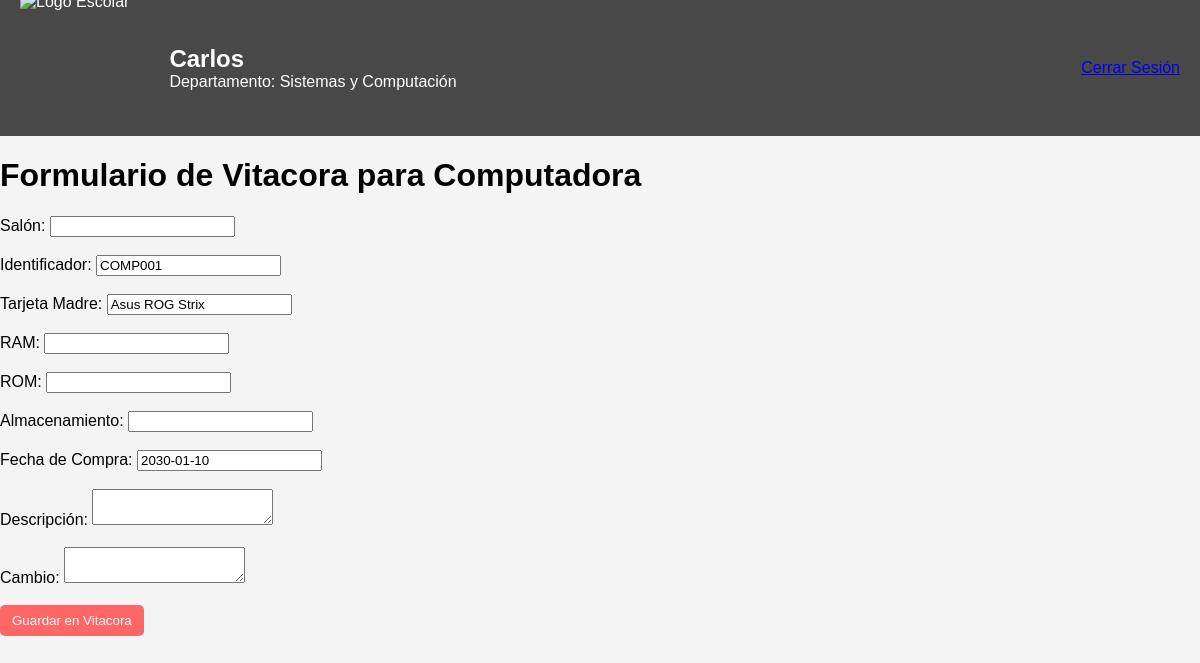
The page /Admin/vitacoraPc.php?id=1 (signed in) on the database its author committed.
### tables this page shows
CREATE TABLE `usuarios` (
  `id_usuario` int(11) NOT NULL,
  `nombre` varchar(255) DEFAULT NULL,
  `correo` varchar(255) DEFAULT NULL,
  `password` varchar(255) DEFAULT NULL,
  `rol` enum('Admin','Usuario','Tecnico','Jefe') DEFAULT NULL,
  `id_departamento` int(11) DEFAULT NULL,
  `calificacion` float NOT NULL
);

CREATE TABLE `departamentos` (
  `id_departamento` int(11) NOT NULL,
  `Nombre` varchar(255) DEFAULT NULL
);

CREATE TABLE `computadoras` (
  `id_computadora` int(11) NOT NULL,
  `identificador` varchar(10) DEFAULT NULL,
  `tarjeta_madre` varchar(50) DEFAULT NULL,
  `procesador` varchar(50) DEFAULT NULL,
  `RAM` int(11) DEFAULT NULL,
  `ROM` int(11) DEFAULT NULL,
  `Almacenamiento` int(11) DEFAULT NULL,
  `fecha_compra` date DEFAULT NULL,
  `id_salon` int(11) DEFAULT NULL
);

### User/ObtenerUser.php (called while the page is built, shortened)
<?php
include("../ConexionBD.php");
$user_id = $_SESSION['id'];
$query = "SELECT u.nombre AS usuario_nombre, d.nombre AS departamento_nombre
          FROM usuarios u
          INNER JOIN departamentos d ON u.id_departamento = d.id_departamento
          WHERE u.id_usuario = ?";
$stmt = $conn->prepare($query);
$stmt->bind_param("i", $user_id);
$stmt->execute();
$result = $stmt->get_result();
if ($result->num_rows > 0) {
    $department_data = $result->fetch_assoc();
    $user_name = $department_data['usuario_nombre'];
    $department_name = $department_data['departamento_nombre'];
} else {
    echo "Usuario no encontrado";
}
?>

### Admin/vitacoraPc.php (the view, shortened to what this page needs)
<?php
include("../User/ObtenerUser.php");
include("../Admin/Querrys.php");
$id_computadora = $_GET['id'] ?? null;
if ($id_computadora) {
    $queryPc = "SELECT * FROM computadoras WHERE id_computadora = ?";
    $stmt = $conn->prepare($queryPc);
    $stmt->bind_param("i", $id_computadora);
    $stmt->execute();
    $resultado = $stmt->get_result();
    if ($resultado->num_rows > 0) {
        $pc = $resultado->fetch_assoc();
    } else {
        die("No se encontró la computadora con ID: $id_computadora");
    }
} else {
    die("ID de computadora no especificado.");
}
?>
<!DOCTYPE html>
<html lang="es">
<head>
    <link rel="stylesheet" href="css/vitacora.css">
</head>
<body>
    <div class="header">
        <div class="logo-user">
            <img src="../imagen/logoTec.png" alt="Logo Escolar">
            <div class="user-info">
                <h2><?php echo htmlspecialchars($user_name); ?></h2>
                <p>Departamento: <?php echo htmlspecialchars($department_name); ?></p>
            </div>
        </div>
        <div class="nav-options">
            <a href="../index.html">Cerrar Sesión</a>
        </div>
    </div>
    <div class="content">
        <h1>Formulario de Vitacora para Computadora</h1>
        <form method="POST" action="guardarVitacora.php">
            <label for="salon">Salón:</label>
            <input type="text" id="salon" name="salon" value="<?= htmlspecialchars($pc['salon']); ?>" readonly><br><br>
            <label for="identificador">Identificador:</label>
            <input type="text" id="identificador" name="identificador" value="<?= htmlspecialchars($pc['identificador']); ?>" readonly><br><br>
            <label for="tarjeta_madre">Tarjeta Madre:</label>
            <input type="text" id="tarjeta_madre" name="tarjeta_madre" value="<?= htmlspecialchars($pc['tarjeta_madre']); ?>" readonly><br><br>
            <label for="ram">RAM:</label>
            <input type="text" id="ram" name="ram" value="<?= htmlspecialchars($pc['ram']); ?>" readonly><br><br>
            <label for="rom">ROM:</label>
            <input type="text" id="rom" name="rom" value="<?= htmlspecialchars($pc['rom']); ?>" readonly><br><br>
            <label for="almacenamiento">Almacenamiento:</label>
            <input type="text" id="almacenamiento" name="almacenamiento" value="<?= htmlspecialchars($pc['almacenamiento']); ?>" readonly><br><br>
            <label for="fecha_compra">Fecha de Compra:</label>
            <input type="text" id="fecha_compra" name="fecha_compra" value="<?= htmlspecialchars($pc['fecha_compra']); ?>" readonly><br><br>
            <label for="descripcion">Descripción:</label>
            <textarea id="descripcion" name="descripcion" required></textarea><br><br>
            <label for="cambio">Cambio:</label>
            <textarea id="cambio" name="cambio" required></textarea><br><br>
            <button type="submit">Guardar en Vitacora</button>
        </form>
    </div>
</body>
</html>

### Admin/css/vitacora.css (style rules this page uses)
html, body { height: 100%; padding: 0; margin: 0; font-family: Arial, sans-serif; background-color: #f4f4f4; }
.header { display: flex; justify-content: space-between; height: 12%; align-items: center; padding: 20px; background-color: rgba(0, 0, 0, 0.7); color: white; }
.logo-user { display: flex; align-items: center; }
.logo-user img { height: 150px; margin-right: 40px; }
.user-info h2, .user-info p { margin: 0; }
button { background-color: #ff6666; color: white; border: none; padding: 8px 12px; cursor: pointer; border-radius: 5px; transition: background-color 0.3s ease; }

### rows shown on the page
usuarios: nombre "Carlos", id_departamento.Nombre "Sistemas y Computación"
computadoras: identificador "COMP001", tarjeta_madre "Asus ROG Strix", fecha_compra "2030-01-10"
